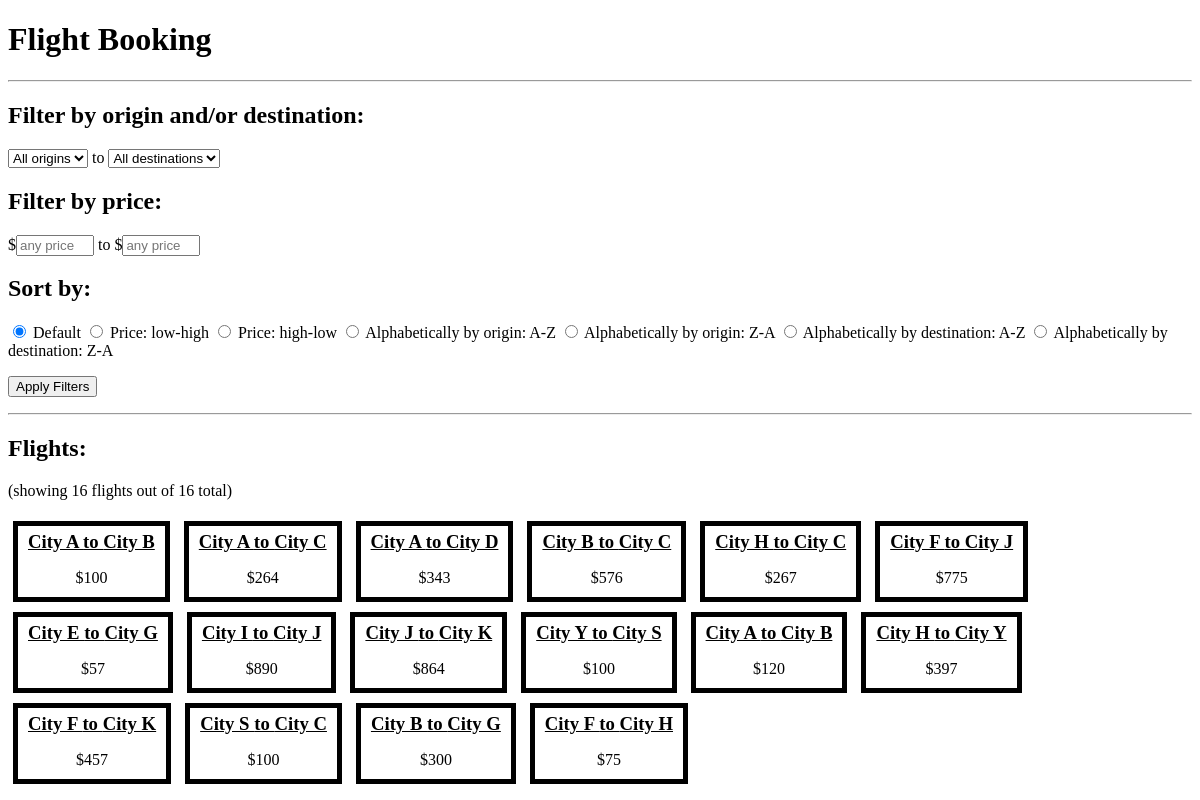
The page / on the database its author committed.
### tables this page shows
CREATE TABLE `routes` (
  `id` int(11) NOT NULL,
  `origin` varchar(255) NOT NULL,
  `destination` varchar(255) NOT NULL,
  `price` mediumint(9) NOT NULL
);

### index.php (the view, shortened to what this page needs)
<?php
require('misc/header.php');
$stmt = $pdo->query('SELECT * FROM routes');
$routes = $stmt->fetchAll();
$searchedRoutes = [];
if (isset($_POST['submit'])) {
  if ($_POST['origin'] != '' && $_POST['destination'] != '') {
    foreach ($routes as $route) {
      if ($route->origin == $_POST['origin'] && $route->destination == $_POST['destination']) {
        array_push($searchedRoutes, $route);
      }
    }
  } else if ($_POST['origin'] != '') {
    originDestinationFilter($routes, 'origin', $_POST['origin'], $searchedRoutes);
  } else if ($_POST['destination'] != '') {
    originDestinationFilter($routes, 'destination', $_POST['destination'], $searchedRoutes);
  } else {
    foreach ($routes as $route) {
      array_push($searchedRoutes, $route);
    }
  }
  if ($_POST['minimumPrice'] != '') {
    for ($i = 0; $i < sizeof($searchedRoutes); $i++) {
      if ($searchedRoutes[$i]->price < $_POST['minimumPrice']) {
        priceFilter($searchedRoutes, $i);
        $i--;
      }
    }
  }
  if ($_POST['maximumPrice'] != '') {
    for ($i = 0; $i < sizeof($searchedRoutes); $i++) {
      if ($searchedRoutes[$i]->price > $_POST['maximumPrice']) {
        priceFilter($searchedRoutes, $i);
        $i--;
      }
    }
  }
  if ($_POST['sortMode'] != 'default') {
    if ($_POST['sortMode'] == 'cheapToExpensive') {
      sortElementsByProperty($searchedRoutes, 'price');
    } else if ($_POST['sortMode'] == 'expensiveToCheap') {
      sortElementsByProperty($searchedRoutes, 'price');
      $searchedRoutes = array_reverse($searchedRoutes);
    } else if ($_POST['sortMode'] == 'a-zOrigin') {
      sortElementsByProperty($searchedRoutes, 'origin');
    } else if ($_POST['sortMode'] == 'z-aOrigin') {
      sortElementsByProperty($searchedRoutes, 'origin');
      $searchedRoutes = array_reverse($searchedRoutes);
    } else if ($_POST['sortMode'] == 'a-zDestination') {
      sortElementsByProperty($searchedRoutes, 'destination');
    } else if ($_POST['sortMode'] == 'z-aDestination') {
      sortElementsByProperty($searchedRoutes, 'destination');
      $searchedRoutes = array_reverse($searchedRoutes);
    }
  }
} else {
  foreach ($routes as $route) {
    array_push($searchedRoutes, $route);
  }
}
?>
<form action="<?= htmlspecialchars($_SERVER['PHP_SELF']) ?>" method="post">
  <h2>Filter by origin and/or destination:</h2>
  <p>
    to
  </p>
  <h2>Filter by price:</h2>
  <p>
    <?php echoPriceField('minimumPrice', 'any price'); ?> to <?php echoPriceField('maximumPrice', 'any price'); ?>
  </p>
  <h2>Sort by:</h2>
  <p>
  </p>
  <p>
    <input type="submit" value="Apply Filters" name="submit">
  </p>
</form>
<hr>
<?php if (sizeof($searchedRoutes) > 0) { ?>
  <h2>Flights:</h2>
  <p>(showing <?= sizeof($searchedRoutes) ?> flights out of <?= sizeof($routes) ?> total)</p>
  <?php foreach ($searchedRoutes as $route) { ?>
    <a href="details.php?routeId=<?= $route->id ?>">
      <div class="flight">
        <h3 class="routeDescription"><?= $route->origin ?> to <?= $route->destination ?></h3>
        <p class="routePrice">$<?= $route->price ?></p>
      </div>
    </a>
  <?php }
} else if ((!($_POST['minimumPrice'] <= $_POST['maximumPrice'])) && $_POST['minimumPrice'] != '' && $_POST['maximumPrice'] != '') { ?>
  <h2>Please ensure maximum price is greater than minimum price.</h2>
<?php } else if (($_POST['origin'] == $_POST['destination']) && ($_POST['origin'] != '')) { ?>
  <h2>Please select different cities for the origin and destination.</h2>
<?php } else { ?>
  <h2>No flights found based on the selected filters. Try changing the specified origin, destination, or price range</h2>
<?php }
require('misc/footer.php'); ?>

### style.css (style rules this page uses)
a { color: black; text-decoration: none; }
h3.routeDescription { text-decoration: underline; margin: auto 5px; }
div.flight { display: inline-block; border: 5px black solid; margin: 5px; padding: 5px; }
p.routePrice { margin-bottom: 5px; text-align: center; }

### rows shown on the page
routes: origin "City A", destination "City B", price "100"
routes: origin "City A", destination "City C", price "264"
routes: origin "City A", destination "City D", price "343"
routes: origin "City B", destination "City C", price "576"
routes: origin "City H", destination "City C", price "267"
routes: origin "City F", destination "City J", price "775"
routes: origin "City E", destination "City G", price "57"
routes: origin "City I", destination "City J", price "890"
routes: origin "City J", destination "City K", price "864"
routes: origin "City Y", destination "City S", price "100"
routes: origin "City A", destination "City B", price "120"
routes: origin "City H", destination "City Y", price "397"
routes: origin "City F", destination "City K", price "457"
routes: origin "City S", destination "City C", price "100"
routes: origin "City B", destination "City G", price "300"
routes: origin "City F", destination "City H", price "75"

### other values the page prints
$label "Default Price: low-high Price: high-low Alphabetically by origin: A-Z Alphabetically by origin: Z-A Alphabetically by destination: A-Z Alphabetically by destination: Z-A"
sizeof($searchedRoutes) "16"
sizeof($routes) "16"
